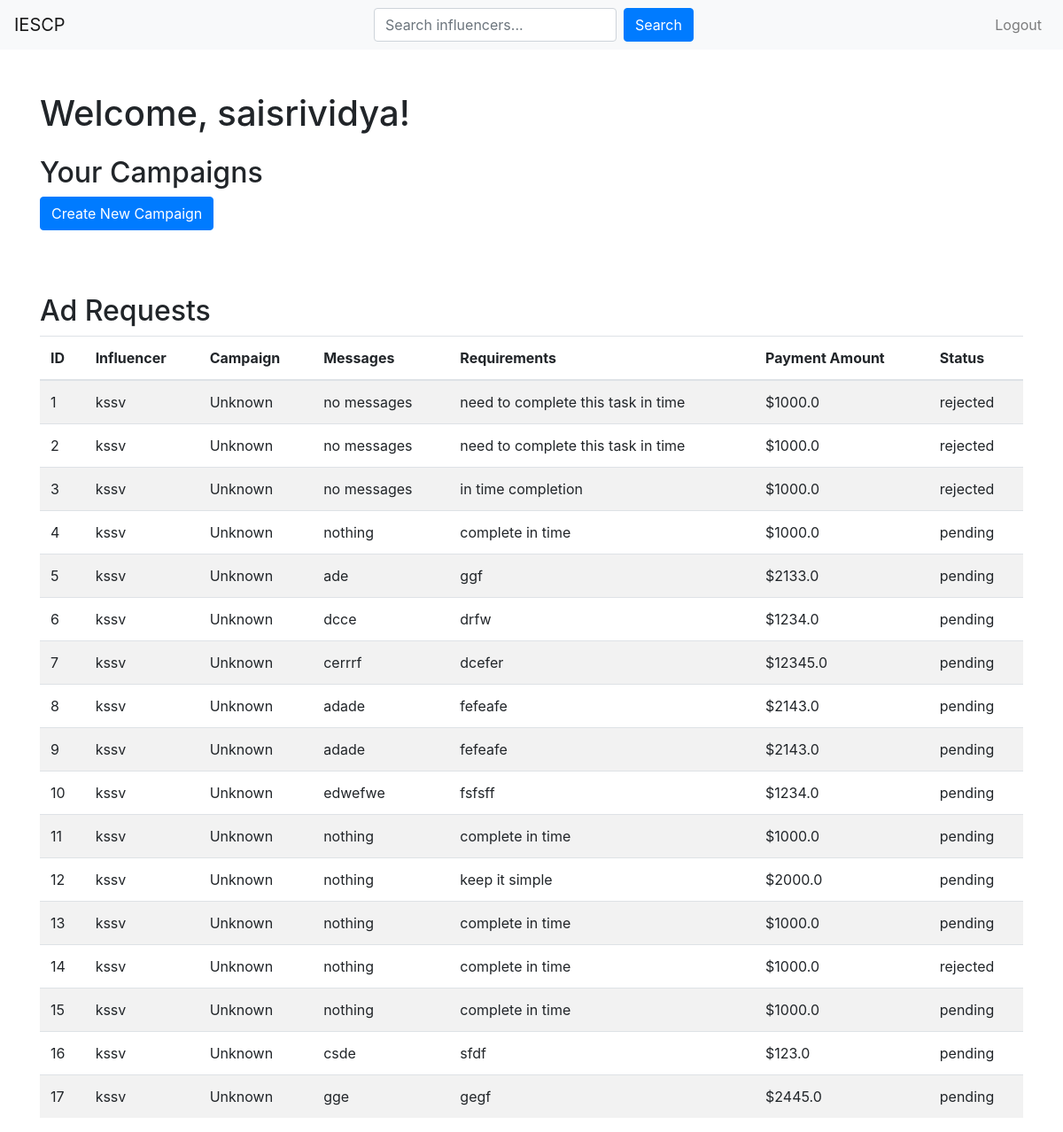
The app's page /sponsor_dashboard (signed in) with its own data.
### app.py (models this page shows, shortened)
class User(db.Model, UserMixin):
    id = db.Column(db.Integer, primary_key=True)
    username = db.Column(db.String(80), unique=True, nullable=False)
    email = db.Column(db.String(120), unique=True, nullable=False)
    password_hash = db.Column(db.String(120), nullable=False)
    role = db.Column(db.String(10), nullable=False)

class AdRequest(db.Model):
    id = db.Column(db.Integer, primary_key=True)
    campaign_id = db.Column(db.Integer, db.ForeignKey('campaign.id'), nullable=False)
    influencer_id = db.Column(db.Integer, db.ForeignKey('user.id'), nullable=False)
    messages = db.Column(db.Text, nullable=True)
    requirements = db.Column(db.Text, nullable=False)
    payment_amount = db.Column(db.Float, nullable=False)
    status = db.Column(db.String(10), nullable=False)
    sponsor_id = db.Column(db.Integer, db.ForeignKey('user.id'))

### app.py (the view)
    @app.route('/sponsor_dashboard')
    def sponsor_dashboard():
        current_sponsor_id = current_user.id
        campaigns = Campaign.query.filter_by(sponsor_id=current_sponsor_id).all()
        ad_requests = AdRequest.query.filter_by(sponsor_id=current_sponsor_id).all()
        ad_requests_with_details = []
        for request in ad_requests:
            influencer = User.query.get(request.influencer_id)
            campaign = Campaign.query.get(request.campaign_id)
            ad_requests_with_details.append({
                'id': request.id,
                'influencer_name': influencer.username if influencer else 'Unknown',
                'campaign_name': campaign.name if campaign else 'Unknown',
                'messages': request.messages,
                'requirements': request.requirements,
                'payment_amount': request.payment_amount,
                'status': request.status,
            })
        print(f"Campaigns: {campaigns}")
        print(f"Ad Requests with Details: {ad_requests_with_details}")
        return render_template('sponsor_dashboard.html', ad_requests=ad_requests_with_details, campaigns=campaigns)

### app.py (called while the page is built)
@login_manager.user_loader
def load_user(user_id):
    return User.query.get(int(user_id))

### templates/sponsor_dashboard.html (shortened to what this page needs)
<!DOCTYPE html>
<html lang="en">
<head>
    <link href="https://stackpath.bootstrapcdn.com/bootstrap/4.5.2/css/bootstrap.min.css" rel="stylesheet">
</head>
<body>
    <nav class="navbar navbar-expand-lg navbar-light bg-light">
        <a class="navbar-brand" href="#">IESCP</a>
        <div class="collapse navbar-collapse" id="navbarNav">
            <div class="mx-auto w-100">
                <form action="{{ url_for('search_influencers') }}" method="GET" class="form-inline justify-content-center">
                    <input type="text" name="search_query" class="form-control mr-2" placeholder="Search influencers...">
                    <button type="submit" class="btn btn-primary">Search</button>
                </form>
            </div>
            <ul class="navbar-nav ml-auto">
                <li class="nav-item">
                    <a class="nav-link" href="{{ url_for('logout') }}">Logout</a>
                </li>
            </ul>
        </div>
    </nav>
    <div class="container mt-5">
        <h1 class="mb-4">Welcome, {{ current_user.username }}!</h1>
        {% if not influencers %}
            <div class="mb-4">
                <h2>Your Campaigns</h2>
                <a href="{{ url_for('create_campaign') }}" class="btn btn-primary">Create New Campaign</a>
            </div>
        {% endif %}
        <div class="mt-5">
            <h2>Ad Requests</h2>
            {% if ad_requests %}
                <table class="table table-striped">
                    <thead>
                        <tr>
                            <th>ID</th>
                            <th>Influencer</th>
                            <th>Campaign</th>
                            <th>Messages</th>
                            <th>Requirements</th>
                            <th>Payment Amount</th>
                            <th>Status</th>
                        </tr>
                    </thead>
                    <tbody>
                        {% for request in ad_requests %}
                            <tr>
                                <td>{{ request.id }}</td>
                                <td>{{ request.influencer_name }}</td>
                                <td>{{ request.campaign_name }}</td>
                                <td>{{ request.messages }}</td>
                                <td>{{ request.requirements }}</td>
                                <td>${{ request.payment_amount }}</td>
                                <td>{{ request.status }}</td>
                            </tr>
                        {% endfor %}
                    </tbody>
                </table>
            {% else %}
                <p>No ad requests at the moment.</p>
            {% endif %}
        </div>
    </div>
</body>
</html>

### records on screen
User: username "saisrividya"
User: influencer_name "kssv" "kssv" "kssv" "kssv" "kssv" "kssv" "kssv" "kssv" "kssv" "kssv" "kssv" "kssv" "kssv" "kssv" "kssv" "kssv" "kssv"
AdRequest: messages "no messages", requirements "need to complete this task in time", payment_amount "1000.0", status "rejected"
AdRequest: messages "no messages", requirements "need to complete this task in time", payment_amount "1000.0", status "rejected"
AdRequest: messages "no messages", requirements "in time completion", payment_amount "1000.0", status "rejected"
AdRequest: messages "nothing", requirements "complete in time", payment_amount "1000.0", status "pending"
AdRequest: messages "ade", requirements "ggf", payment_amount "2133.0", status "pending"
AdRequest: messages "dcce", requirements "drfw", payment_amount "1234.0", status "pending"
AdRequest: messages "cerrrf", requirements "dcefer", payment_amount "12345.0", status "pending"
AdRequest: messages "adade", requirements "fefeafe", payment_amount "2143.0", status "pending"
AdRequest: messages "adade", requirements "fefeafe", payment_amount "2143.0", status "pending"
AdRequest: messages "edwefwe", requirements "fsfsff", payment_amount "1234.0", status "pending"
AdRequest: messages "nothing", requirements "complete in time", payment_amount "1000.0", status "pending"
AdRequest: messages "nothing", requirements "keep it simple", payment_amount "2000.0", status "pending"
AdRequest: messages "nothing", requirements "complete in time", payment_amount "1000.0", status "pending"
AdRequest: messages "nothing", requirements "complete in time", payment_amount "1000.0", status "rejected"
AdRequest: messages "nothing", requirements "complete in time", payment_amount "1000.0", status "pending"
AdRequest: messages "csde", requirements "sfdf", payment_amount "123.0", status "pending"
AdRequest: messages "gge", requirements "gegf", payment_amount "2445.0", status "pending"

### other values on screen
{{ request.id }} "1" "2" "3" "4" "5" "6" "7" "8" "9" "10" "11" "12" "13" "14" "15" "16" "17"
{{ request.campaign_name }} "Unknown" "Unknown" "Unknown" "Unknown" "Unknown" "Unknown" "Unknown" "Unknown" "Unknown" "Unknown" "Unknown" "Unknown" "Unknown" "Unknown" "Unknown" "Unknown" "Unknown"
